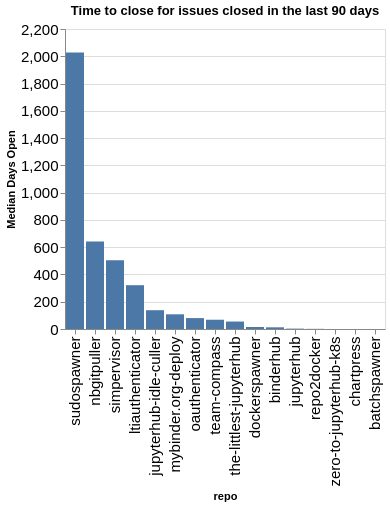

The code cell stored with this chart in its notebook:
### Code cell
time_open = closed.groupby(['org', 'repo']).agg({'time_open': 'median'}).reset_index()
time_open['time_open'] = time_open['time_open'] / (60 * 60 * 24)
time_open['org/repo'] = time_open.apply(lambda a: a['org'] + '/' + a['repo'], axis=1)
sorted_vals = time_open.sort_values(['org', 'time_open'], ascending=False)['repo'].values
alt.Chart(data=time_open, title=f"Time to close for issues closed in the last {n_days} days").mark_bar().encode(
    x=alt.X('repo', sort=alt.Sort(sorted_vals.tolist())),
    y=alt.Y('time_open', title="Median Days Open"),
)

### Figure 1 — Vega-Lite specification as saved in the notebook (floating-point values rounded to 4 significant figures)
{"config": {"axisLeft": {"labelFontSize": 15}, "axisBottom": {"labelFontSize": 15}}, "data": {"name": "data-1f07d3cdceb96d5a9ca0f28f69520bca"}, "mark": {"type": "bar"}, "encoding": {"x": {"field": "repo", "sort": ["sudospawner", "nbgitpuller", "simpervisor", "ltiauthenticator", "jupyterhub-idle-culler", "mybinder.org-deploy", "oauthenticator", "team-compass", "the-littlest-jupyterhub", "dockerspawner", "binderhub", "jupyterhub", "repo2docker", "zero-to-jupyterhub-k8s", "chartpress", "batchspawner"], "type": "nominal"}, "y": {"field": "time_open", "title": "Median Days Open", "type": "quantitative"}}, "title": "Time to close for issues closed in the last 90 days", "$schema": "https://vega.github.io/schema/vega-lite/v5.20.1.json", "datasets": {"data-1f07d3cdceb96d5a9ca0f28f69520bca": [{"org": "jupyterhub", "repo": "batchspawner", "time_open": 0.00309, "org/repo": "jupyterhub/batchspawner"}, {"org": "jupyterhub", "repo": "binderhub", "time_open": 12.36, "org/repo": "jupyterhub/binderhub"}, {"org": "jupyterhub", "repo": "chartpress", "time_open": 0.03757, "org/repo": "jupyterhub/chartpress"}, {"org": "jupyterhub", "repo": "dockerspawner", "time_open": 14.6, "org/repo": "jupyterhub/dockerspawner"}, {"org": "jupyterhub", "repo": "jupyterhub", "time_open": 2.766, "org/repo": "jupyterhub/jupyterhub"}, {"org": "jupyterhub", "repo": "jupyterhub-idle-culler", "time_open": 137.8, "org/repo": "jupyterhub/jupyterhub-idle-culler"}, {"org": "jupyterhub", "repo": "ltiauthenticator", "time_open": 321.3, "org/repo": "jupyterhub/ltiauthenticator"}, {"org": "jupyterhub", "repo": "mybinder.org-deploy", "time_open": 107.8, "org/repo": "jupyterhub/mybinder.org-deploy"}, {"org": "jupyterhub", "repo": "nbgitpuller", "time_open": 642.4, "org/repo": "jupyterhub/nbgitpuller"}, {"org": "jupyterhub", "repo": "oauthenticator", "time_open": 80.02, "org/repo": "jupyterhub/oauthenticator"}, {"org": "jupyterhub", "repo": "repo2docker", "time_open": 1.154, "org/repo": "jupyterhub/repo2docker"}, {"org": "jupyterhub", "repo": "simpervisor", "time_open": 503.8, "org/repo": "jupyterhub/simpervisor"}, {"org": "jupyterhub", "repo": "sudospawner", "time_open": 2028.0, "org/repo": "jupyterhub/sudospawner"}, {"org": "jupyterhub", "repo": "team-compass", "time_open": 68.03, "org/repo": "jupyterhub/team-compass"}, {"org": "jupyterhub", "repo": "the-littlest-jupyterhub", "time_open": 54.74, "org/repo": "jupyterhub/the-littlest-jupyterhub"}, {"org": "jupyterhub", "repo": "zero-to-jupyterhub-k8s", "time_open": 0.1985, "org/repo": "jupyterhub/zero-to-jupyterhub-k8s"}]}}
